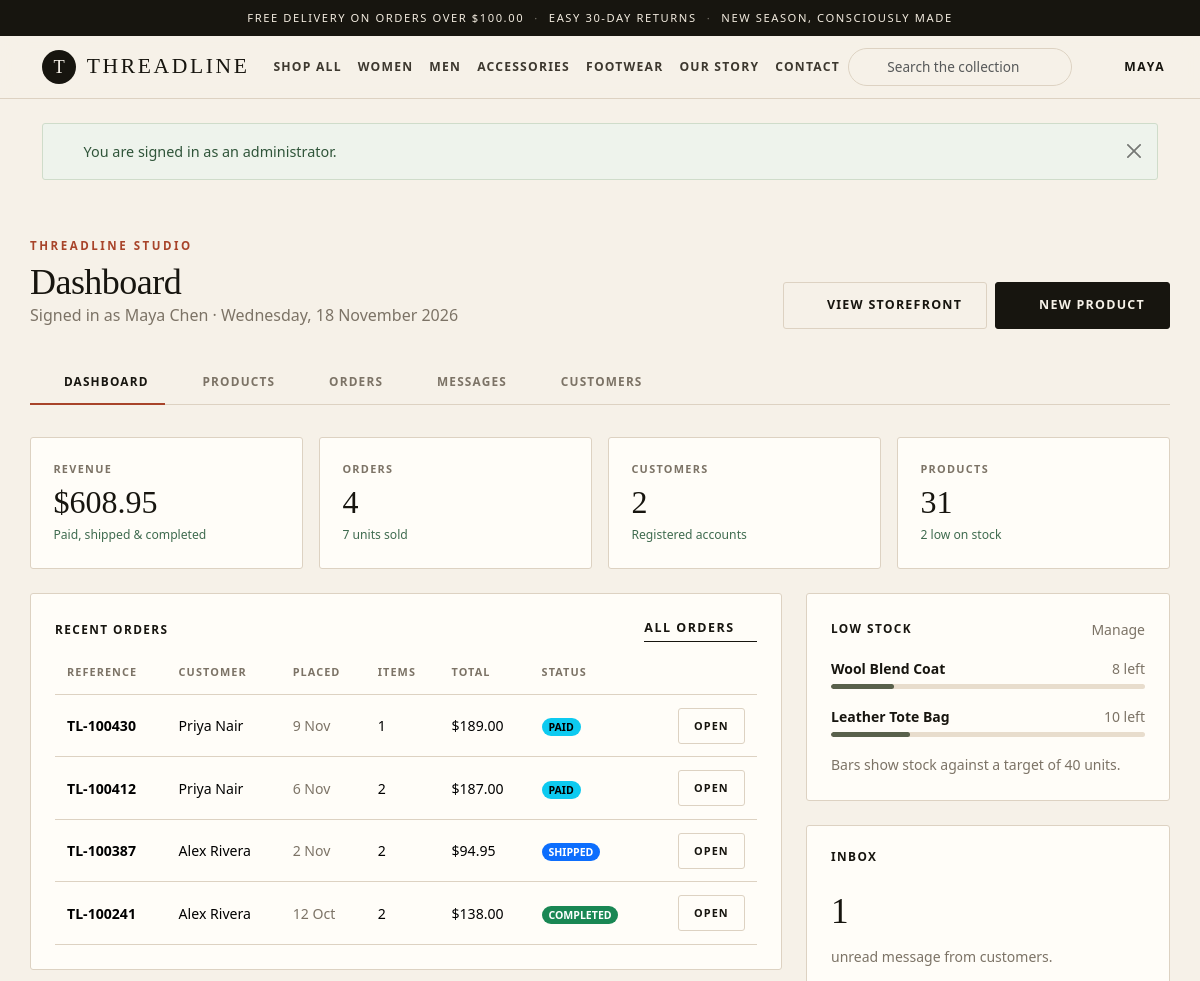
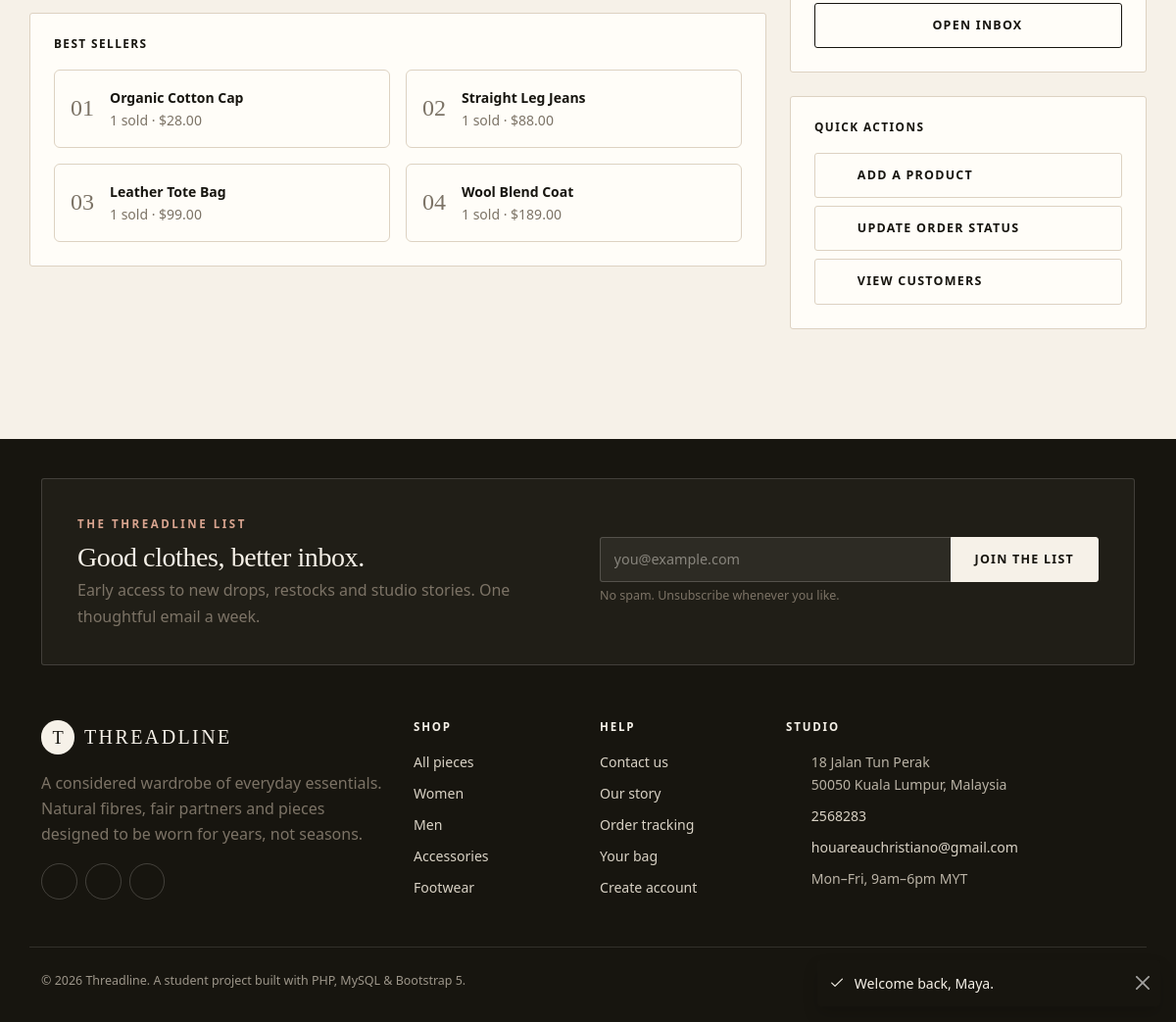
/admin/index.php (signed in), run on the app's committed database (2 pictures, top to bottom).
### tables this page shows
CREATE TABLE orders (
    id             INT UNSIGNED AUTO_INCREMENT PRIMARY KEY,
    user_id        INT UNSIGNED NOT NULL,
    reference      VARCHAR(20) NOT NULL,
    full_name      VARCHAR(100) NOT NULL,
    email          VARCHAR(150) NOT NULL,
    phone          VARCHAR(30) NOT NULL,
    address        VARCHAR(255) NOT NULL,
    city           VARCHAR(100) NOT NULL,
    postcode       VARCHAR(20) NOT NULL,
    subtotal       DECIMAL(10, 2) NOT NULL,
    shipping       DECIMAL(10, 2) NOT NULL DEFAULT 0.00,
    total          DECIMAL(10, 2) NOT NULL,
    payment_method VARCHAR(30) NOT NULL DEFAULT 'card',
    status         ENUM('pending', 'paid', 'shipped', 'completed', 'cancelled')
                   NOT NULL DEFAULT 'pending',
    created_at     TIMESTAMP NOT NULL DEFAULT CURRENT_TIMESTAMP,
    UNIQUE KEY uq_orders_reference (reference),
    KEY idx_orders_user (user_id),
    CONSTRAINT fk_orders_user FOREIGN KEY (user_id)
        REFERENCES users (id) ON UPDATE CASCADE
);

CREATE TABLE users (
    id            INT UNSIGNED AUTO_INCREMENT PRIMARY KEY,
    full_name     VARCHAR(100) NOT NULL,
    email         VARCHAR(150) NOT NULL,
    password_hash VARCHAR(255) NOT NULL,
    phone         VARCHAR(30) DEFAULT NULL,
    address       VARCHAR(255) DEFAULT NULL,
    city          VARCHAR(100) DEFAULT NULL,
    postcode      VARCHAR(20) DEFAULT NULL,
    role          ENUM('customer', 'admin') NOT NULL DEFAULT 'customer',
    created_at    TIMESTAMP NOT NULL DEFAULT CURRENT_TIMESTAMP,
    UNIQUE KEY uq_users_email (email)
);

CREATE TABLE products (
    id          INT UNSIGNED AUTO_INCREMENT PRIMARY KEY,
    category_id INT UNSIGNED NOT NULL,
    name        VARCHAR(120) NOT NULL,
    slug        VARCHAR(140) NOT NULL,
    description TEXT NOT NULL,
    material    VARCHAR(120) DEFAULT NULL,
    care        VARCHAR(255) DEFAULT NULL,
    price       DECIMAL(10, 2) NOT NULL,
    sale_price  DECIMAL(10, 2) DEFAULT NULL,
    sizes       VARCHAR(60) NOT NULL DEFAULT 'One Size',
    stock       INT NOT NULL DEFAULT 0,
    image       VARCHAR(120) NOT NULL,
    featured    TINYINT(1) NOT NULL DEFAULT 0,
    created_at  TIMESTAMP NOT NULL DEFAULT CURRENT_TIMESTAMP,
    UNIQUE KEY uq_products_slug (slug),
    KEY idx_products_category (category_id),
    CONSTRAINT fk_products_category FOREIGN KEY (category_id)
        REFERENCES categories (id) ON UPDATE CASCADE
);

### admin/index.php (the view, shortened to what this page needs)
<?php
require_once __DIR__ . '/../includes/auth.php';
$stats = [];
$stats['revenue'] = (float) $conn->query(
    "SELECT COALESCE(SUM(total), 0) AS v FROM orders WHERE status IN ('paid', 'shipped', 'completed')"
)->fetch_assoc()['v'];
$stats['orders'] = (int) $conn->query("SELECT COUNT(*) AS v FROM orders")->fetch_assoc()['v'];
$stats['customers'] = (int) $conn->query("SELECT COUNT(*) AS v FROM users WHERE role = 'customer'")->fetch_assoc()['v'];
$stats['products'] = (int) $conn->query("SELECT COUNT(*) AS v FROM products")->fetch_assoc()['v'];
$stats['units'] = (int) $conn->query("SELECT COALESCE(SUM(quantity), 0) AS v FROM order_items")->fetch_assoc()['v'];
$stats['unread'] = (int) $conn->query("SELECT COUNT(*) AS v FROM messages WHERE is_read = 0")->fetch_assoc()['v'];
$lowStock = $conn->query(
    "SELECT id, name, stock, image FROM products WHERE stock <= 10 ORDER BY stock ASC LIMIT 5"
)->fetch_all(MYSQLI_ASSOC);
$recentOrders = $conn->query(
    "SELECT o.*, u.full_name AS customer, COUNT(oi.id) AS item_count
       FROM orders o
       JOIN users u ON u.id = o.user_id
       LEFT JOIN order_items oi ON oi.order_id = o.id
      GROUP BY o.id
      ORDER BY o.created_at DESC
      LIMIT 6"
)->fetch_all(MYSQLI_ASSOC);
$topProducts = $conn->query(
    "SELECT product_name, SUM(quantity) AS units, SUM(unit_price * quantity) AS revenue
       FROM order_items
      GROUP BY product_name
      ORDER BY units DESC
      LIMIT 4"
)->fetch_all(MYSQLI_ASSOC);
include __DIR__ . '/../includes/header.php';
?>
<div class="container admin-shell">
    <div class="admin-head">
        <div>
            <p class="kicker mb-2">Threadline studio</p>
            <h1>Dashboard</h1>
            <p class="text-muted-warm mb-0">Signed in as <?= e(current_user_name()) ?> · <?= e(date('l, j F Y')) ?></p>
        </div>
        <div class="d-flex flex-wrap gap-2">
            <a class="btn btn-outline-warm" href="../index.php"><?= icon('eye') ?> View storefront</a>
            <a class="btn btn-ink" href="product-form.php"><?= icon('plus') ?> New product</a>
        </div>
    </div>
    <?php include __DIR__ . '/nav.php'; ?>
    <div class="row g-3 mb-4">
        <div class="col-6 col-xl-3">
            <div class="stat-card">
                <div class="d-flex justify-content-between align-items-start">
                    <div>
                        <p class="stat-label mb-0">Revenue</p>
                        <p class="stat-value mb-1"><?= money($stats['revenue']) ?></p>
                        <p class="stat-delta mb-0">Paid, shipped &amp; completed</p>
                    </div>
                    <span class="stat-icon"><?= icon('chart') ?></span>
                </div>
            </div>
        </div>
        <div class="col-6 col-xl-3">
            <div class="stat-card">
                <div class="d-flex justify-content-between align-items-start">
                    <div>
                        <p class="stat-label mb-0">Orders</p>
                        <p class="stat-value mb-1"><?= $stats['orders'] ?></p>
                        <p class="stat-delta mb-0"><?= $stats['units'] ?> units sold</p>
                    </div>
                    <span class="stat-icon"><?= icon('box') ?></span>
                </div>
            </div>
        </div>
        <div class="col-6 col-xl-3">
            <div class="stat-card">
                <div class="d-flex justify-content-between align-items-start">
                    <div>
                        <p class="stat-label mb-0">Customers</p>
                        <p class="stat-value mb-1"><?= $stats['customers'] ?></p>
                        <p class="stat-delta mb-0">Registered accounts</p>
                    </div>
                    <span class="stat-icon"><?= icon('users') ?></span>
                </div>
            </div>
        </div>
        <div class="col-6 col-xl-3">
            <div class="stat-card">
                <div class="d-flex justify-content-between align-items-start">
                    <div>
                        <p class="stat-label mb-0">Products</p>
                        <p class="stat-value mb-1"><?= $stats['products'] ?></p>
                        <p class="stat-delta mb-0"><?= count($lowStock) ?> low on stock</p>
                    </div>
                    <span class="stat-icon"><?= icon('tag') ?></span>
                </div>
            </div>
        </div>
    </div>
    <div class="row g-4">
        <div class="col-xl-8">
            <div class="panel">
                <div class="d-flex justify-content-between align-items-center mb-2">
                    <h2 class="panel-title mb-0">Recent orders</h2>
                    <a class="link-arrow" href="orders.php">All orders <?= icon('arrow-right') ?></a>
                </div>
                <div class="table-responsive">
                    <table class="table table-threadline">
                        <thead>
                            <tr><th>Reference</th><th>Customer</th><th>Placed</th><th>Items</th><th>Total</th><th>Status</th><th></th></tr>
                        </thead>
                        <tbody>
                            <?php foreach ($recentOrders as $order): ?>
                                <tr>
                                    <td class="fw-semibold"><?= e($order['reference']) ?></td>
                                    <td><?= e($order['customer']) ?></td>
                                    <td class="text-muted-warm"><?= e(date('j M', strtotime($order['created_at']))) ?></td>
                                    <td><?= (int) $order['item_count'] ?></td>
                                    <td><?= money($order['total']) ?></td>
                                    <td><?= status_badge($order['status']) ?></td>
                                    <td class="text-end"><a class="btn btn-sm btn-outline-warm" href="order-detail.php?id=<?= (int) $order['id'] ?>">Open</a></td>
                                </tr>
                            <?php endforeach; ?>
                        </tbody>
                    </table>
                </div>
            </div>
            <div class="panel mt-4">
                <h2 class="panel-title">Best sellers</h2>
                <div class="row g-3">
                    <?php foreach ($topProducts as $index => $product): ?>
                        <div class="col-md-6">
                            <div class="d-flex align-items-center gap-3 border rounded p-3 h-100" style="border-color:var(--line)!important">
                                <span class="h4 mb-0 text-muted-warm" style="font-family:var(--font-display)">0<?= $index + 1 ?></span>
                                <div class="flex-grow-1">
                                    <p class="mb-0 fw-semibold small"><?= e($product['product_name']) ?></p>
                                    <p class="mb-0 small text-muted-warm"><?= (int) $product['units'] ?> sold · <?= money($product['revenue']) ?></p>
                                </div>
                            </div>
                        </div>
                    <?php endforeach; ?>
                </div>
            </div>
        </div>
        <div class="col-xl-4">
            <div class="panel mb-4">
                <div class="d-flex justify-content-between align-items-center mb-3">
                    <h2 class="panel-title mb-0">Low stock</h2>
                    <a class="small text-muted-warm text-decoration-none" href="products.php">Manage</a>
                </div>
                <?php if (!$lowStock): ?>
                    <p class="small text-muted-warm mb-0">Everything is comfortably stocked.</p>
                <?php else: ?>
                    <?php foreach ($lowStock as $product): ?>
                        <div class="mb-3">
                            <div class="d-flex justify-content-between align-items-center mb-1">
                                <a class="small fw-semibold text-decoration-none" href="product-form.php?id=<?= (int) $product['id'] ?>"><?= e($product['name']) ?></a>
                                <span class="small <?= (int) $product['stock'] === 0 ? 'text-danger' : 'text-muted-warm' ?>">
                                    <?= (int) $product['stock'] === 0 ? 'Sold out' : (int) $product['stock'] . ' left' ?>
                                </span>
                            </div>
                            <div class="progress progress-thin" role="progressbar" aria-label="<?= e($product['name']) ?> stock"
                                 aria-valuenow="<?= (int) $product['stock'] ?>" aria-valuemin="0" aria-valuemax="40">
                                <div class="progress-bar" style="width: <?= min(100, (int) $product['stock'] / 40 * 100) ?>%; background: <?= (int) $product['stock'] <= 3 ? 'var(--accent)' : 'var(--olive)' ?>"></div>
                            </div>
                        </div>
                    <?php endforeach; ?>
                    <p class="small text-muted-warm mb-0">Bars show stock against a target of 40 units.</p>
                <?php endif; ?>
            </div>
            <div class="panel mb-4">
                <h2 class="panel-title">Inbox</h2>
                <p class="display-font mb-1" style="font-size:2.2rem"><?= $stats['unread'] ?></p>
                <p class="small text-muted-warm">unread <?= $stats['unread'] === 1 ? 'message' : 'messages' ?> from customers.</p>
                <a class="btn btn-outline-ink w-100" href="messages.php"><?= icon('message') ?> Open inbox</a>
            </div>
            <div class="panel">
                <h2 class="panel-title">Quick actions</h2>
                <div class="d-grid gap-2">
                    <a class="btn btn-outline-warm text-start" href="product-form.php"><?= icon('plus') ?> Add a product</a>
                    <a class="btn btn-outline-warm text-start" href="orders.php"><?= icon('box') ?> Update order status</a>
                    <a class="btn btn-outline-warm text-start" href="users.php"><?= icon('users') ?> View customers</a>
                </div>
            </div>
        </div>
    </div>
</div>
<?php include __DIR__ . '/../includes/footer.php'; ?>

### includes/functions.php (shortened to what this page needs)
<?php
function e(mixed $value): string
{
    return htmlspecialchars((string) $value, ENT_QUOTES, 'UTF-8');
}
function money(float|int|string $amount): string
{
    return CURRENCY . number_format((float) $amount, 2);
}
function current_user_name(): string
{
    return (string) ($_SESSION['user_name'] ?? '');
}
function status_badge(string $status): string
{
    $map = [
        'pending' => 'warning',
        'paid' => 'info',
        'shipped' => 'primary',
        'completed' => 'success',
        'cancelled' => 'secondary',
    ];
    $class = $map[$status] ?? 'secondary';
    return '<span class="badge rounded-pill text-bg-' . $class . ' text-uppercase">' . e($status) . '</span>';
}
    ?>
    <?php
function icon(string $name, string $class = ''): string
{
    $body = $paths[$name] ?? $paths['info'];
    return '<svg class="icon ' . e($class) . '" viewBox="0 0 24 24" fill="none" stroke="currentColor" '
        . 'stroke-width="1.7" stroke-linecap="round" stroke-linejoin="round" aria-hidden="true">'
        . $body . '</svg>';
}

### data on the page
orders: reference "TL-100430", user.full_name "Priya Nair", created_at "9 Nov", item_count "1", total "$189.00", status "PAID"
orders: reference "TL-100412", user.full_name "Priya Nair", created_at "6 Nov", item_count "2", total "$187.00", status "PAID"
orders: reference "TL-100387", user.full_name "Alex Rivera", created_at "2 Nov", item_count "2", total "$94.95", status "SHIPPED"
orders: reference "TL-100241", user.full_name "Alex Rivera", created_at "12 Oct", item_count "2", total "$138.00", status "COMPLETED"
products: name "Wool Blend Coat", stock "8"
products: name "Leather Tote Bag", stock "10"

### other printed values
money(FREE_SHIPPING_THRESHOLD) "$100.00"
SITE_NAME "THREADLINE"
explode(' ', current_user_name())[0] "MAYA"
$flash['message'] "You are signed in as an administrator."
current_user_name() "Maya Chen"
$label "DASHBOARD"
$label "PRODUCTS"
$label "ORDERS"
$label "MESSAGES"
$label "CUSTOMERS"
money($stats['revenue']) "$608.95"
$stats['orders'] "4"
$stats['units'] "7"
$stats['customers'] "2"
$stats['products'] "31"
